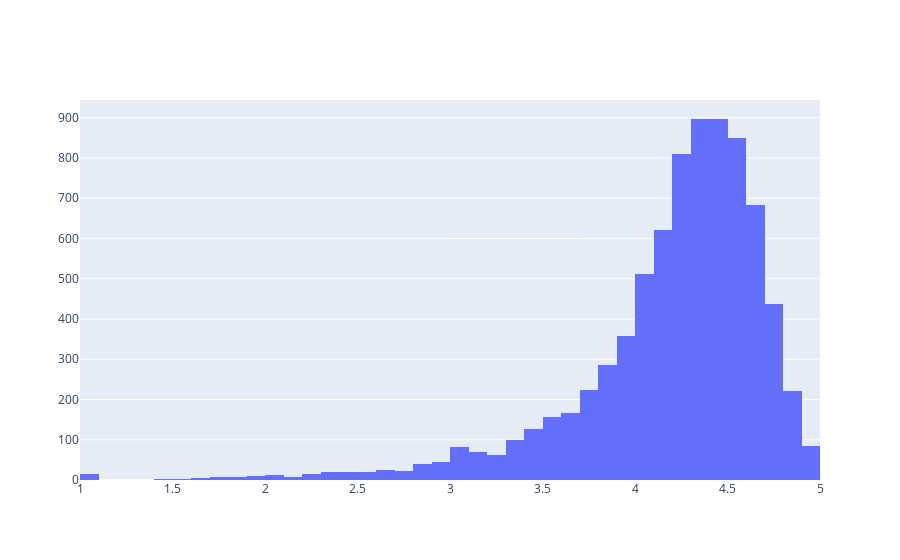

The cell this chart's notebook holds for it:
### Code cell
data = [go.Histogram(
        x = df.Rating,
        xbins = {'start': 1, 'size': 0.1, 'end' :5}
)]

print('Average app rating = ', np.mean(df['Rating']))
plotly.offline.iplot(data, filename='overall_rating_distribution')

### Figure 1 — Plotly figure (JSON) as saved in the notebook; plotly's stock layout.template omitted (floating-point values rounded to 4 significant figures; data arrays with more than 128 entries replaced by an {"elided": "..."} marker saying what was removed)
{"data": [{"type": "histogram", "x": {"elided": "9659 float values"}, "xbins": {"end": 5, "size": 0.1, "start": 1}}], "layout": {}}
